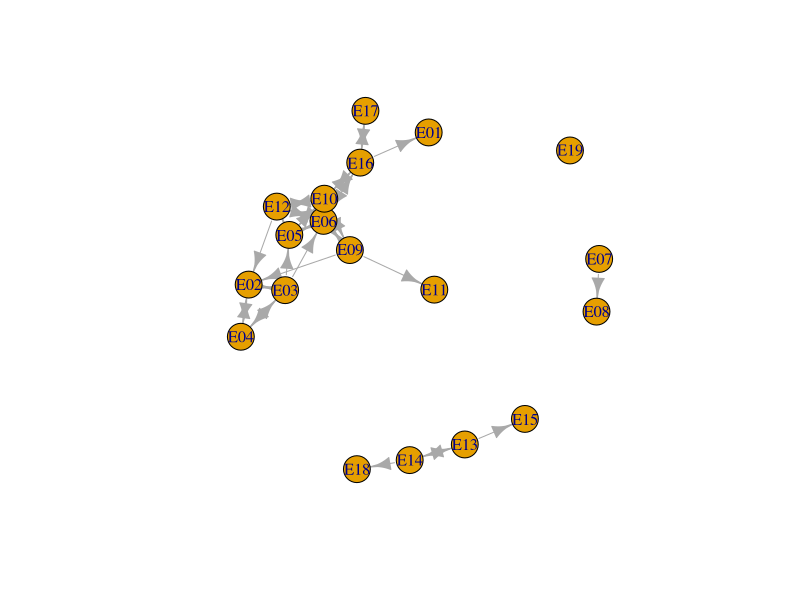
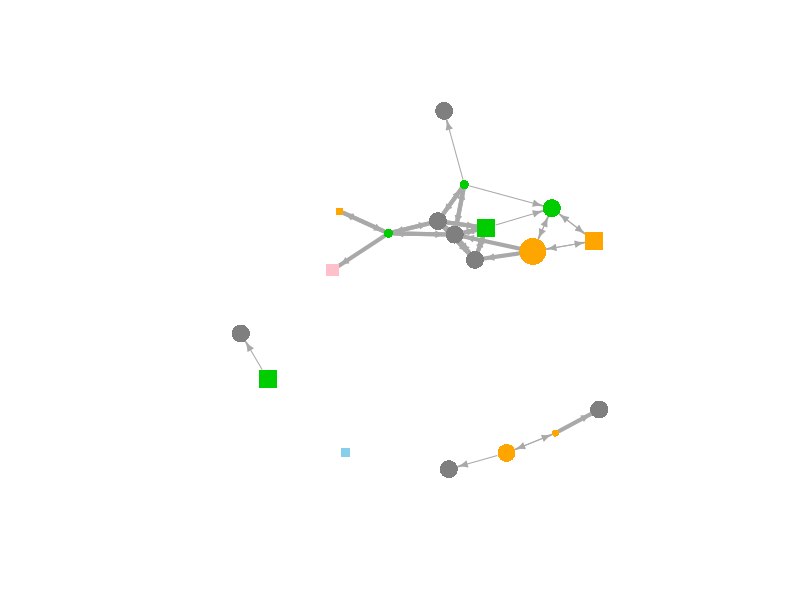
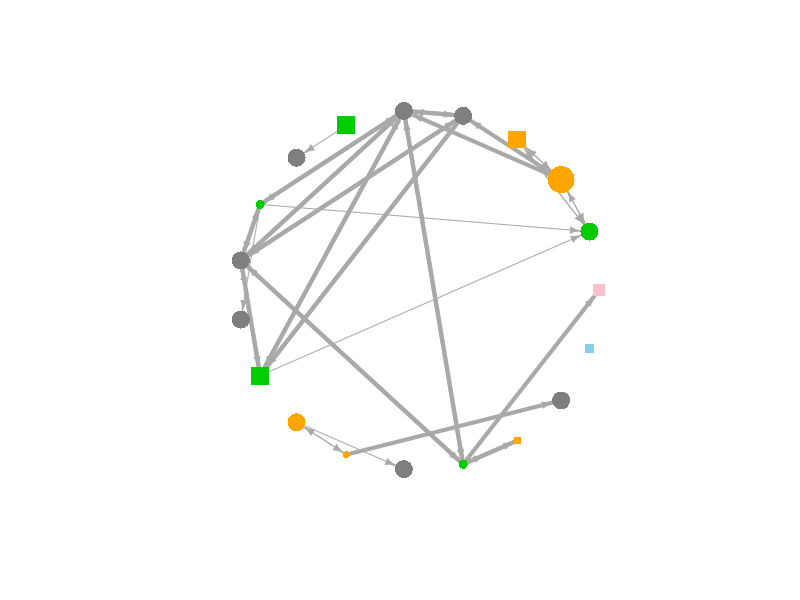
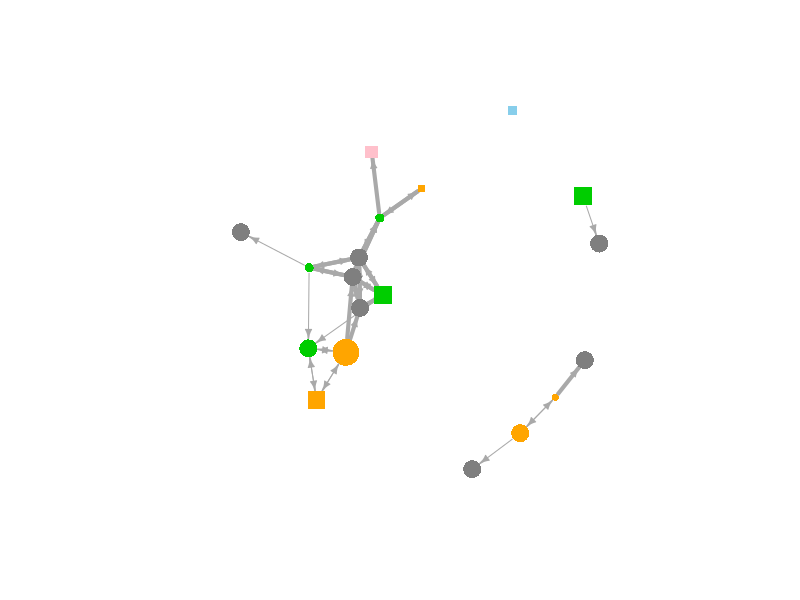

The R source for these figures, in order:
## ---- chunk 1
knitr::opts_chunk$set(
	echo = TRUE,
	message = TRUE,
	warning = TRUE
)
## ---- chunk 2
install.packages("igraph") # install the igraph package

library(igraph) # load the igraph package

## ---- chunk 3
setwd("C:/Users/Jennifer Yu/RLadies/SNA") # Change for the directory where you saved the files

## ---- chunk 4
nodes <- read.csv("Rladies_SNA_nodes.csv", stringsAsFactors = F) # database containing the nodes' attributes 
adj.matrix <- read.csv("Rladies_SNA_edges.csv", stringsAsFactors = F) # database containing the adjacency matrix, i.e. the connections between the nodes 

## ---- chunk 5
nodes # database with the characteristics of the nodes, the attendees of last meetup of R-ladies

adj.matrix # database on the edges (ties) of the network 

## ---- chunk 6
class(adj.matrix) # Check whether our adjacency matrix is a matrix

adj.mat  <- as.matrix(adj.matrix[,-1]) # coerces the data set as a matrix if not already a matrix
rownames(adj.mat) <- colnames(adj.mat)

rladies.graph <- graph.adjacency(adj.mat, mode="directed", weighted = TRUE, diag = FALSE) # this will create an 'igraph object'

rladies.graph # Explore the network graph

summary(rladies.graph) # Let's say we just want to see a small summary of the network graph, and we don't want to see all the ties

V(rladies.graph) # Look at the vertices/nodes

E(rladies.graph) # Look at the edges/ties

## ---- chunk 7
vertex_attr(rladies.graph, "ID", index = V(rladies.graph)) <- nodes$ID # Add the ID label to all nodes 

vertex_attr(rladies.graph, "Season", index = V(rladies.graph)) <- nodes$season # Add the favorite season for each node

vertex_attr(rladies.graph, "Dining", index = V(rladies.graph)) <- nodes$restaurant # Add the number of times went out dining for each node

vertex_attr(rladies.graph, "Personality", index = V(rladies.graph)) <- nodes$extroversion # Add the personality type for each node

rladies.graph # Take a look at the network graph now

## ---- chunk 8
rladies.plot <- rladies.graph # Create a new graph just for the plotting, unnecessary step, just to see things after

V(rladies.plot)[V(rladies.plot)$Season == "spring"]$color <- "pink" # Add the colour for the season
V(rladies.plot)[V(rladies.plot)$Season == "summer"]$color <- "green3"
V(rladies.plot)[V(rladies.plot)$Season == "fall"]$color <- "orange"
V(rladies.plot)[V(rladies.plot)$Season == "winter"]$color <- "skyblue"
V(rladies.plot)[V(rladies.plot)$Season == "missing"]$color <- "grey50"

V(rladies.plot)$frame.color <- NA # remove frame color of nodes

V(rladies.plot)$size <- V(rladies.graph)$Dining # Add the size of the nodes for number of times dinning out


V(rladies.plot)[V(rladies.plot)$Personality == "extrovert"]$shape <- "star" # Add the node shape for personality type
V(rladies.plot)[V(rladies.plot)$Personality == "ambivert"]$shape <- "circle"
V(rladies.plot)[V(rladies.plot)$Personality == "introvert"]$shape <- "square"
V(rladies.plot)[V(rladies.plot)$Personality == "missing"]$shape <- "circle"

V(rladies.plot)$label <- NA #remove node labelling


E(rladies.plot)$width <- E(rladies.graph)$weight^2 # add edge width

E(rladies.plot)$arrow.size <- 0.5 # specify arrow size

## ---- chunk 9
plot(rladies.graph) # plotting the graph without any aesthetics

plot(rladies.plot) # Simple plotting with aesthetics

plot(rladies.plot, layout = layout.circle) # circle layout

plot(rladies.plot, layout = layout.fruchterman.reingold) # another layout

## ---- chunk 10

edge_density(rladies.graph, loops = FALSE) # we don't have loops in the network, so FALSE for loops

## ---- chunk 11
centr_degree(rladies.graph, mode = c("all"), loops = FALSE, normalized = FALSE) # I want all the ties, I don't have loops and I don't want the proportion 

centr_degree(rladies.graph, mode = c("out"), loops = FALSE, normalized = FALSE) # Here the number of people that each person had nominated 

centr_degree(rladies.graph, mode = c("in"), loops = FALSE, normalized = FALSE) # Here the number of times each person has been nominated

